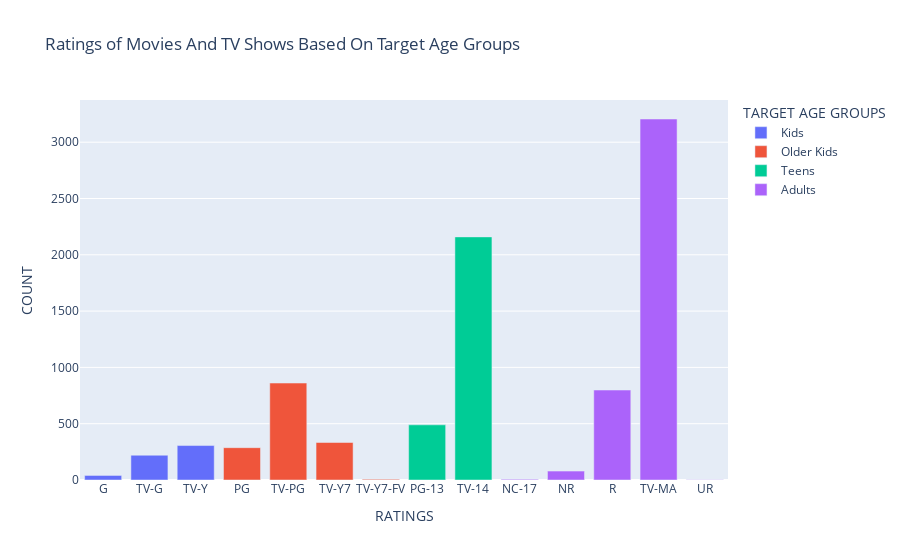

Notebook source saved alongside this figure:
### Code cell
# rating_df = generate_rating_df(data)
fig = px.bar(rating_df, x='rating', y='counts', color='target_ages',
             title='Ratings of Movies And TV Shows Based On Target Age Groups',  
             labels={'counts':'COUNT', 'rating':'RATINGS', 'target_ages':'TARGET AGE GROUPS'})
fig.show()

### Figure 1 — Plotly figure (JSON) as saved in the notebook; plotly's stock layout.template omitted (floating-point values rounded to 4 significant figures)
{"data": [{"alignmentgroup": "True", "hovertemplate": "TARGET AGE GROUPS=Kids<br>RATINGS=%{x}<br>COUNT=%{y}<extra></extra>", "legendgroup": "Kids", "marker": {"color": "#636efa", "pattern": {"shape": ""}}, "name": "Kids", "offsetgroup": "Kids", "orientation": "v", "showlegend": true, "textposition": "auto", "type": "bar", "x": ["G", "TV-G", "TV-Y"], "xaxis": "x", "y": [41, 220, 306], "yaxis": "y"}, {"alignmentgroup": "True", "hovertemplate": "TARGET AGE GROUPS=Older Kids<br>RATINGS=%{x}<br>COUNT=%{y}<extra></extra>", "legendgroup": "Older Kids", "marker": {"color": "#EF553B", "pattern": {"shape": ""}}, "name": "Older Kids", "offsetgroup": "Older Kids", "orientation": "v", "showlegend": true, "textposition": "auto", "type": "bar", "x": ["PG", "TV-PG", "TV-Y7", "TV-Y7-FV"], "xaxis": "x", "y": [287, 861, 333, 6], "yaxis": "y"}, {"alignmentgroup": "True", "hovertemplate": "TARGET AGE GROUPS=Teens<br>RATINGS=%{x}<br>COUNT=%{y}<extra></extra>", "legendgroup": "Teens", "marker": {"color": "#00cc96", "pattern": {"shape": ""}}, "name": "Teens", "offsetgroup": "Teens", "orientation": "v", "showlegend": true, "textposition": "auto", "type": "bar", "x": ["PG-13", "TV-14"], "xaxis": "x", "y": [490, 2159], "yaxis": "y"}, {"alignmentgroup": "True", "hovertemplate": "TARGET AGE GROUPS=Adults<br>RATINGS=%{x}<br>COUNT=%{y}<extra></extra>", "legendgroup": "Adults", "marker": {"color": "#ab63fa", "pattern": {"shape": ""}}, "name": "Adults", "offsetgroup": "Adults", "orientation": "v", "showlegend": true, "textposition": "auto", "type": "bar", "x": ["NC-17", "NR", "R", "TV-MA", "UR"], "xaxis": "x", "y": [6, 79, 799, 3206, 3], "yaxis": "y"}], "layout": {"barmode": "relative", "legend": {"title": {"text": "TARGET AGE GROUPS"}, "tracegroupgap": 0}, "title": {"text": "Ratings of Movies And TV Shows Based On Target Age Groups"}, "xaxis": {"anchor": "y", "domain": [0, 1], "title": {"text": "RATINGS"}}, "yaxis": {"anchor": "x", "domain": [0, 1], "title": {"text": "COUNT"}}}}
